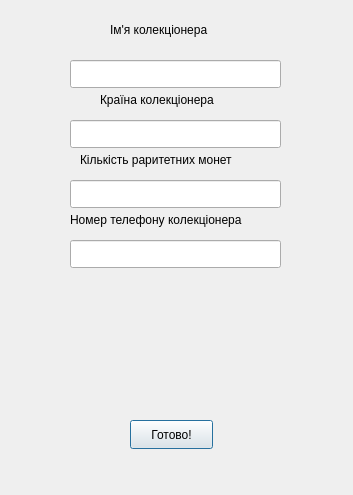
<?xml version="1.0" encoding="UTF-8"?>
<ui version="4.0">
 <class>AddCollector</class>
 <widget class="QDialog" name="AddCollector">
  <property name="geometry">
   <rect>
    <x>0</x>
    <y>0</y>
    <width>353</width>
    <height>495</height>
   </rect>
  </property>
  <property name="windowTitle">
   <string>Dialog</string>
  </property>
  <widget class="QPushButton" name="pushButton">
   <property name="geometry">
    <rect>
     <x>130</x>
     <y>420</y>
     <width>83</width>
     <height>29</height>
    </rect>
   </property>
   <property name="text">
    <string>Готово!</string>
   </property>
  </widget>
  <widget class="QLineEdit" name="collectorsName">
   <property name="geometry">
    <rect>
     <x>70</x>
     <y>60</y>
     <width>211</width>
     <height>28</height>
    </rect>
   </property>
  </widget>
  <widget class="QLineEdit" name="collectorsCountry">
   <property name="geometry">
    <rect>
     <x>70</x>
     <y>120</y>
     <width>211</width>
     <height>28</height>
    </rect>
   </property>
  </widget>
  <widget class="QLineEdit" name="collectorsNumberOfRareCoins">
   <property name="geometry">
    <rect>
     <x>70</x>
     <y>180</y>
     <width>211</width>
     <height>28</height>
    </rect>
   </property>
  </widget>
  <widget class="QLineEdit" name="collectorsPhoneNumber">
   <property name="geometry">
    <rect>
     <x>70</x>
     <y>240</y>
     <width>211</width>
     <height>28</height>
    </rect>
   </property>
  </widget>
  <widget class="QLabel" name="label">
   <property name="geometry">
    <rect>
     <x>110</x>
     <y>20</y>
     <width>131</width>
     <height>20</height>
    </rect>
   </property>
   <property name="text">
    <string>Ім'я колекціонера</string>
   </property>
  </widget>
  <widget class="QLabel" name="label_2">
   <property name="geometry">
    <rect>
     <x>100</x>
     <y>90</y>
     <width>151</width>
     <height>20</height>
    </rect>
   </property>
   <property name="text">
    <string>Країна колекціонера</string>
   </property>
  </widget>
  <widget class="QLabel" name="label_3">
   <property name="geometry">
    <rect>
     <x>80</x>
     <y>150</y>
     <width>201</width>
     <height>20</height>
    </rect>
   </property>
   <property name="text">
    <string>Кількість раритетних монет</string>
   </property>
  </widget>
  <widget class="QLabel" name="label_4">
   <property name="geometry">
    <rect>
     <x>70</x>
     <y>210</y>
     <width>221</width>
     <height>20</height>
    </rect>
   </property>
   <property name="text">
    <string>Номер телефону колекціонера</string>
   </property>
  </widget>
 </widget>
 <resources/>
 <connections/>
</ui>
